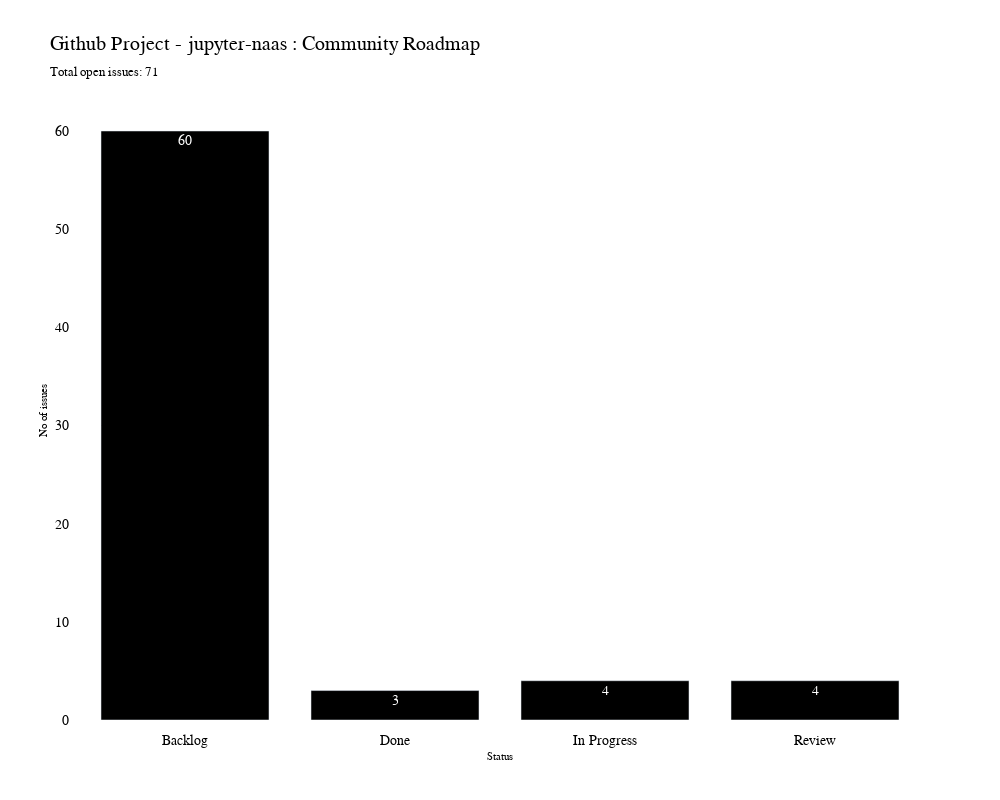

This figure's notebook cell:
### Markdown cell above
### Plotting a bar graph for open issues

### Code cell
open_issues = df_issues[df_issues['issue_state']=='open'].groupby('issue_status').agg({"issue_number":'count'}).reset_index().rename(columns={'issue_number':'count'})

title =  f"Github Project - {PROJECT_URL.split('/')[-2]} : {df_issues['project_name'].unique()[0]} <br><span style='font-size: 13px;'>Total open issues: {open_issues['count'].sum()}</span>"
labels = {
               'issue_status':'Issue status',
               'count':"Number of Open issues"
          }
fig = create_barchart(open_issues, title, labels)

### Figure 1 — Plotly figure (JSON) as saved in the notebook; plotly's stock layout.template omitted (floating-point values rounded to 4 significant figures)
{"data": [{"alignmentgroup": "True", "hovertemplate": "x=%{x}<br>Number of Open issues=%{text}<extra></extra>", "legendgroup": "", "marker": {"color": "black"}, "name": "", "offsetgroup": "", "orientation": "v", "showlegend": false, "text": [60, 3, 4, 4], "textposition": "auto", "type": "bar", "x": ["Backlog", "Done", "In Progress", "Review"], "xaxis": "x", "y": [60, 3, 4, 4], "yaxis": "y"}], "layout": {"barmode": "relative", "font": {"color": "black", "family": "Arial", "size": 14}, "height": 800, "legend": {"tracegroupgap": 0}, "margin": {"pad": 10}, "paper_bgcolor": "white", "plot_bgcolor": "#ffffff", "title": {"text": "Github Project - jupyter-naas : Community Roadmap <br><span style='font-size: 13px;'>Total open issues: 71</span>"}, "width": 1000, "xaxis": {"anchor": "y", "autorange": true, "domain": [0, 1], "range": [-0.5, 3.5], "title": {"font": {"color": "black", "family": "Arial", "size": 11}, "text": "Status"}, "type": "category"}, "yaxis": {"anchor": "x", "autorange": true, "domain": [0, 1], "range": [0, 63.16], "title": {"font": {"color": "black", "family": "Arial", "size": 11}, "text": "No of issues"}, "type": "linear"}}}
